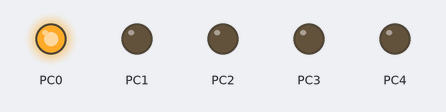
The program below on a simulated ATmega2560, built with avr-gcc and emulated at 16 MHz. On the bench: output pins drawn as LEDs (lit = HIGH).

Above: at 0.02 s.
At 0.27 s:
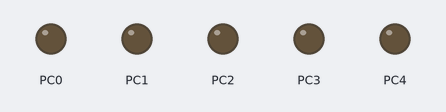
At 0.67 s:
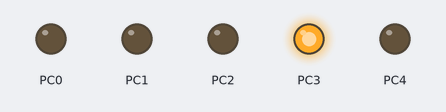
At 1.37 s:
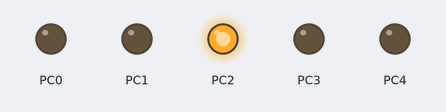
At 2.22 s:
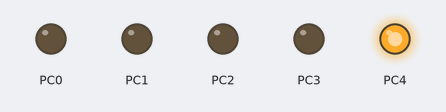
At 2.92 s:
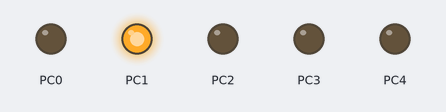
Timing chart, 0 to 3.2 s (numbered marks = the images above):
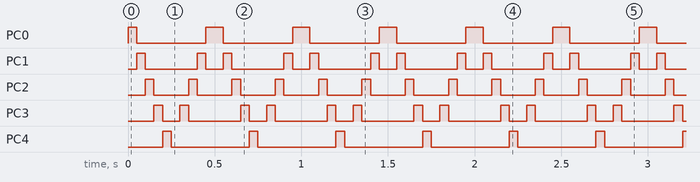

The program:

main.cpp
```cpp
/*
 * nightRider.cpp
 * drive 5 LEDs in Night Rider pattern efficiently.
 * Created: 1/20/2023 9:32:57 PM
 * Author : minol
 */

#include <avr/io.h> // include I0 definitions
#define F_CPU 16000000UL // define CPU clock speed for delay.h
#include <util/delay.h> // include definition of _delay ms( )

void moveRight();
void moveLeft();

int main(void)
{

	DDRC =0b00011111;

    while (1)
    {

	moveLeft();
	moveRight();


    }


}

 void moveLeft(){
	PORTC=0b00000001;
	_delay_ms(50);

	for(int i=1;i<6;i++){
		PORTC=PORTC*2;
		_delay_ms(50);
	}

}


 void moveRight(){
	 	PORTC=0b00001000;
	_delay_ms(50);

	 for(int i=0;i<3;i++){
		 PORTC=PORTC/2;
		 _delay_ms(50);
	 }
}
```

Measured:
- by itself, PC0: alternates HIGH for 0.10 s and LOW for 0.40 s
- by itself, PC1: repeats every 0.50 s: LOW 0.30 s, HIGH 0.05 s, LOW 0.10 s, HIGH 0.05 s
- by itself, PC2: alternates HIGH for 0.05 s and LOW for 0.20 s
- by itself, PC3: repeats every 0.50 s: LOW 0.10 s, HIGH 0.05 s, LOW 0.30 s, HIGH 0.05 s
- by itself, PC4: alternates HIGH for 0.05 s and LOW for 0.45 s
